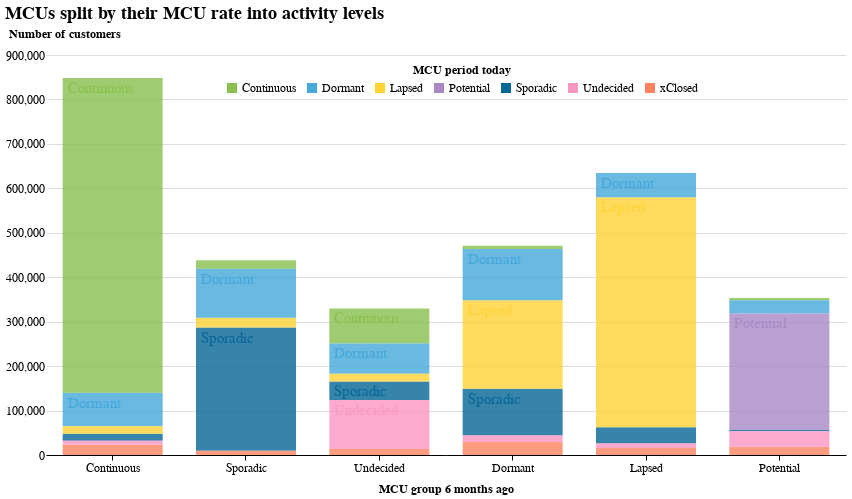

The notebook cell saved with this chart:
### Markdown cell above
In general we see that the differences in 6 months are not lage. There is a higher rate of lapsed dormant MCUs and less undecided and potential customers. This could possibly be caused by the fact that we have less new customers, so the share of older lapsed customers is larger. We can look at this later, but before that let's see how the customer categories changed over 6 months.

# 2. MCU category change after 6 months <a name="section2"></a>
The chart below displays how the category of MCUs changed over a period of 6 months. *X-axis* displays the category that MCU started with in August 2021, *column colors* show the category where customers ended up in March 2022. You can see that larger sections are labelled for easier recognition. If you want to explore this further, you can look at this [metabase question](https://metabase-product.tech26.de/question/7490) that contains the same chart.

### Code cell
data = mcu_groups_change
xaxis = "start_category"
yaxis = "count"
col_split = "end_category"

x_axis_title = "MCU group 6 months ago"
y_axis_title = "Number of customers"
chart_title = "MCUs split by their MCU rate into activity levels"

column_order = ["Continuous", "Sporadic", "Undecided", "Dormant", "Lapsed", "Potential"]

end_categories = mcu_groups_change["end_category"].unique()
end_cat_color = ["white", "black" "blue", "red", "orange"]

base = alt.Chart(data).encode(
    x=alt.X(xaxis + ":O", axis=alt.Axis(title=x_axis_title), sort=column_order)
)

bar = base.mark_bar(size=100).encode(
    y=alt.Y(
        yaxis + ":Q",
        axis=alt.Axis(title=y_axis_title, grid=True),
        scale=alt.Scale(),
        stack="zero",
    ),
    color=alt.Color(
        col_split, legend=alt.Legend(title="MCU period today", legendX=180, legendY=10)
    ),
)
bar_inside_labels = base.mark_text(size=15, dx=-45, dy=10, align="left").encode(
    y=alt.Y(
        yaxis + ":Q",
        axis=alt.Axis(title=y_axis_title, grid=True),
        scale=alt.Scale(),
        stack="zero",
    ),
    color=alt.Color(col_split, legend=None),
    text=alt.Text("display_text"),
)

nearest = alt.selection(
    type="single", nearest=True, on="mouseover", fields=[xaxis], empty="none"
)
selectors = (
    base.mark_point()
    .encode(
        alt.X(xaxis + ":O", sort=column_order),
        opacity=alt.value(0),
    )
    .add_selection(nearest)
)

bar_select = bar.mark_bar(size=100).encode(
    y=alt.Y(yaxis + ":Q", axis=None, scale=alt.Scale(), stack="zero"),
    opacity=alt.condition(nearest, alt.value(1), alt.value(0)),
)
bar_select_labels = base.mark_text(size=15, dx=-45, dy=-8, align="left").encode(
    y=alt.Y(
        yaxis + ":Q",
        axis=alt.Axis(title=y_axis_title, grid=True),
        scale=alt.Scale(),
        stack="zero",
    ),
    color=alt.Color(
        col_split,
        legend=None,
    ),
    text=alt.Text("display_text"),
    opacity=alt.condition(nearest, alt.value(1), alt.value(0)),
)

alt.layer(
    bar + bar_inside_labels,
    bar_select + bar_select_labels,
    selectors
    # text_bar
).properties(title=chart_title).resolve_scale(y="independent").configure(
    background="#fff"
)

### Figure 1 — Vega-Lite specification as saved in the notebook (floating-point values rounded to 4 significant figures)
{"width": 800, "height": 400, "config": {"title": {"fontSize": 18, "font": "Karla", "anchor": "start", "fontColor": "#000000"}, "axisX": {"domain": true, "domainColor": "#000000", "domainWidth": 1, "grid": false, "labelFont": "Montserrat", "labelFontSize": 12, "labelAngle": 0, "tickColor": "#000000", "tickSize": 5, "titleFont": "Karla", "titleFontSize": 12, "titlePadding": 10, "title": "X Axis Title (units)"}, "axisY": {"domain": false, "grid": true, "gridColor": "#DEDDDD", "gridWidth": 1, "labelFont": "Montserrat", "labelFontSize": 12, "labelAngle": 0, "ticks": false, "titleFont": "Karla", "titleFontSize": 12, "titlePadding": 10, "title": "Y Axis Title (units)", "titleAngle": 0, "titleY": -15, "titleX": 18}, "range": {"category": ["#88C04D", "#44A8DA", "#FED234", "#A989C5", "#066696", "#FC97C2", "#FF8360", "#B7ABC2"], "diverging": ["#cfe8f3", "#a2d4ec", "#73bfe2", "#46abdb", "#1696d2", "#12719e"]}, "legend": {"labelFont": "Montserrat", "labelFontSize": 12, "symbolType": "square", "symbolSize": 100, "titleFont": "Karla", "titleFontSize": 12, "title": "", "orient": "none", "direction": "horizontal", "titleAnchor": "middle"}, "view": {"stroke": "transparent"}, "background": "#fff", "area": {"fill": "#88C04D"}, "line": {"color": "#88C04D", "stroke": "#88C04D", "strokeWidth": 2}, "trail": {"color": "#88C04D", "stroke": "#88C04D", "strokeWidth": 0, "size": 1}, "path": {"stroke": "#88C04D", "strokeWidth": 0.5}, "point": {"filled": true}, "text": {"font": "Montserrat", "color": "#88C04D", "fontSize": 11, "align": "right", "fontWeight": 400, "size": 11}, "bar": {"size": 40, "binSpacing": 1, "opacity": 0.8, "continuousBandSize": 30, "discreteBandSize": 30, "fill": "#88C04D", "stroke": false}, "column": {"fontSize": 18, "font": "Karla", "anchor": "start", "fontColor": "#000000"}}, "layer": [{"layer": [{"mark": {"type": "bar", "size": 100}, "encoding": {"color": {"field": "end_category", "legend": {"legendX": 180, "legendY": 10, "title": "MCU period today"}, "type": "nominal"}, "x": {"axis": {"title": "MCU group 6 months ago"}, "field": "start_category", "sort": ["Continuous", "Sporadic", "Undecided", "Dormant", "Lapsed", "Potential"], "type": "ordinal"}, "y": {"axis": {"grid": true, "title": "Number of customers"}, "field": "count", "scale": {}, "stack": "zero", "type": "quantitative"}}}, {"mark": {"type": "text", "align": "left", "dx": -45, "dy": 10, "size": 15}, "encoding": {"color": {"field": "end_category", "legend": null, "type": "nominal"}, "text": {"field": "display_text", "type": "nominal"}, "x": {"axis": {"title": "MCU group 6 months ago"}, "field": "start_category", "sort": ["Continuous", "Sporadic", "Undecided", "Dormant", "Lapsed", "Potential"], "type": "ordinal"}, "y": {"axis": {"grid": true, "title": "Number of customers"}, "field": "count", "scale": {}, "stack": "zero", "type": "quantitative"}}}]}, {"layer": [{"mark": {"type": "bar", "size": 100}, "encoding": {"color": {"field": "end_category", "legend": {"legendX": 180, "legendY": 10, "title": "MCU period today"}, "type": "nominal"}, "opacity": {"condition": {"value": 1, "selection": "selector002"}, "value": 0}, "x": {"axis": {"title": "MCU group 6 months ago"}, "field": "start_category", "sort": ["Continuous", "Sporadic", "Undecided", "Dormant", "Lapsed", "Potential"], "type": "ordinal"}, "y": {"axis": null, "field": "count", "scale": {}, "stack": "zero", "type": "quantitative"}}}, {"mark": {"type": "text", "align": "left", "dx": -45, "dy": -8, "size": 15}, "encoding": {"color": {"field": "end_category", "legend": null, "type": "nominal"}, "opacity": {"condition": {"value": 1, "selection": "selector002"}, "value": 0}, "text": {"field": "display_text", "type": "nominal"}, "x": {"axis": {"title": "MCU group 6 months ago"}, "field": "start_category", "sort": ["Continuous", "Sporadic", "Undecided", "Dormant", "Lapsed", "Potential"], "type": "ordinal"}, "y": {"axis": {"grid": true, "title": "Number of customers"}, "field": "count", "scale": {}, "stack": "zero", "type": "quantitative"}}}]}, {"mark": "point", "encoding": {"opacity": {"value": 0}, "x": {"field": "start_category", "sort": ["Continuous", "Sporadic", "Undecided", "Dormant", "Lapsed", "Potential"], "type": "ordinal"}}, "selection": {"selector002": {"type": "single", "nearest": true, "on": "mouseover", "fields": ["start_category"], "empty": "none"}}}], "data": {"name": "data-a278b3b1a27cfe56d35a806d9c16b561"}, "resolve": {"scale": {"y": "independent"}}, "title": "MCUs split by their MCU rate into activity levels", "$schema": "https://vega.github.io/schema/vega-lite/v4.17.0.json", "datasets": {"data-a278b3b1a27cfe56d35a806d9c16b561": [{"start_category": "Undecided", "end_category": "Undecided", "display_text": "Undecided", "count": 110324}, {"start_category": "Continuous", "end_category": "Sporadic", "display_text": " ", "count": 15622}, {"start_category": "Dormant", "end_category": "Undecided", "display_text": " ", "count": 15108}, {"start_category": "Lapsed", "end_category": "xClosed", "display_text": " ", "count": 15789}, {"start_category": "Lapsed", "end_category": "Undecided", "display_text": " ", "count": 10812}, {"start_category": "Potential", "end_category": "xClosed", "display_text": " ", "count": 18504}, {"start_category": "Dormant", "end_category": "Sporadic", "display_text": "Sporadic", "count": 104829}, {"start_category": "Undecided", "end_category": "Sporadic", "display_text": "Sporadic", "count": 41437}, {"start_category": "Undecided", "end_category": "Continuous", "display_text": "Continuous", "count": 78817}, {"start_category": "Potential", "end_category": "Sporadic", "display_text": " ", "count": 2489}, {"start_category": "Dormant", "end_category": "Lapsed", "display_text": "Lapsed", "count": 198950}, {"start_category": "Sporadic", "end_category": "Sporadic", "display_text": "Sporadic", "count": 276812}, {"start_category": "Dormant", "end_category": "xClosed", "display_text": " ", "count": 29272}, {"start_category": "Undecided", "end_category": "xClosed", "display_text": " ", "count": 13687}, {"start_category": "Sporadic", "end_category": "Lapsed", "display_text": " ", "count": 21992}, {"start_category": "Sporadic", "end_category": "xClosed", "display_text": " ", "count": 9807}, {"start_category": "Lapsed", "end_category": "Sporadic", "display_text": " ", "count": 36105}, {"start_category": "Continuous", "end_category": "Dormant", "display_text": "Dormant", "count": 75542}, {"start_category": "Continuous", "end_category": "xClosed", "display_text": " ", "count": 22855}, {"start_category": "Lapsed", "end_category": "Dormant", "display_text": "Dormant", "count": 54638}, {"start_category": "Sporadic", "end_category": "Continuous", "display_text": " ", "count": 19131}, {"start_category": "Continuous", "end_category": "Undecided", "display_text": " ", "count": 9332}, {"start_category": "Lapsed", "end_category": "Lapsed", "display_text": "Lapsed", "count": 516930}, {"start_category": "Undecided", "end_category": "Dormant", "display_text": "Dormant", "count": 68319}, {"start_category": "Continuous", "end_category": "Lapsed", "display_text": " ", "count": 16924}, {"start_category": "Continuous", "end_category": "Continuous", "display_text": "Continuous", "count": 707913}, {"start_category": "Potential", "end_category": "Continuous", "display_text": " ", "count": 5084}, {"start_category": "Dormant", "end_category": "Continuous", "display_text": " ", "count": 7326}, {"start_category": "Dormant", "end_category": "Dormant", "display_text": "Dormant", "count": 115434}, {"start_category": "Potential", "end_category": "Dormant", "display_text": " ", "count": 29791}, {"start_category": "Sporadic", "end_category": "Dormant", "display_text": "Dormant", "count": 110187}, {"start_category": "Potential", "end_category": "Potential", "display_text": "Potential", "count": 262367}, {"start_category": "Undecided", "end_category": "Lapsed", "display_text": " ", "count": 17276}, {"start_category": "Potential", "end_category": "Undecided", "display_text": " ", "count": 35031}]}}
